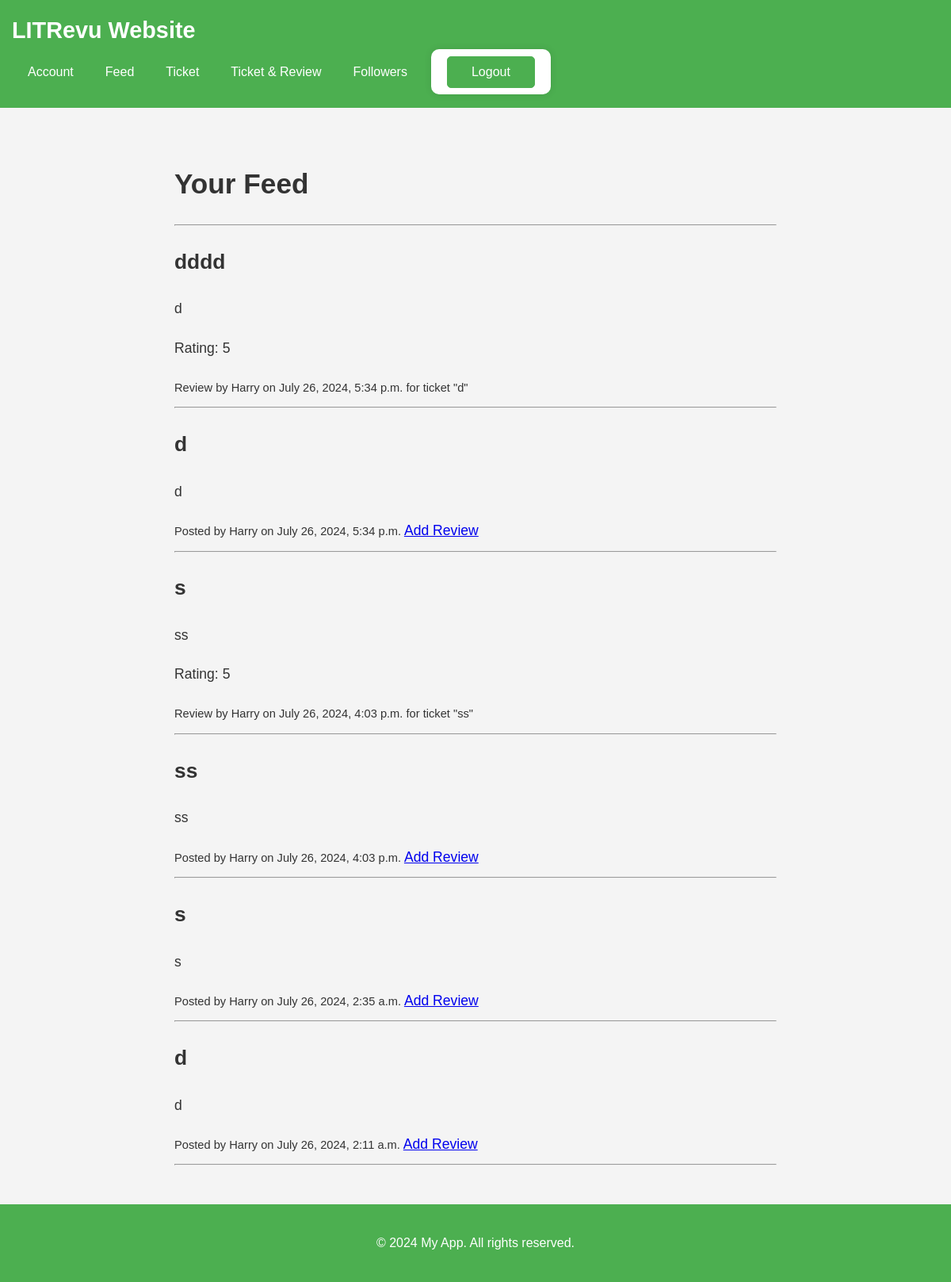
The page /feed/ (signed in) on the database as committed earlier.
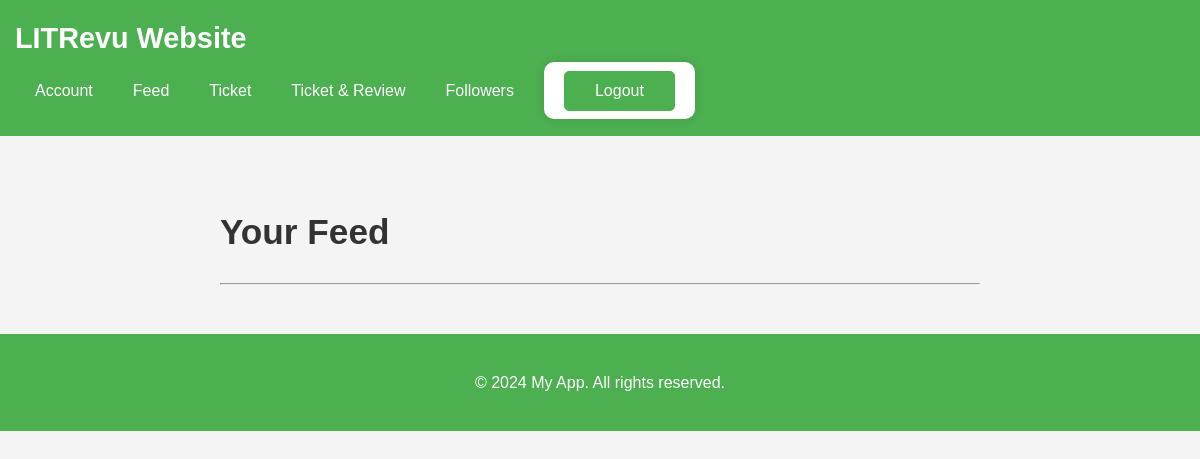
The same page on the database as committed later.
### myapp/models.py (models this page shows, shortened)
class Review(models.Model):
    ticket = models.ForeignKey(to=Ticket, on_delete=models.CASCADE)
    rating = models.PositiveSmallIntegerField(
        validators=[MinValueValidator(0), MaxValueValidator(5)]
    )
    headline = models.CharField(max_length=128)
    body = models.TextField(max_length=8192, blank=True)
    user = models.ForeignKey(to=settings.AUTH_USER_MODEL, on_delete=models.CASCADE)
    time_created = models.DateTimeField(auto_now_add=True)

class Ticket(models.Model):
    title = models.CharField(max_length=128)
    description = models.TextField(max_length=2048, blank=True)
    user = models.ForeignKey(to=settings.AUTH_USER_MODEL, on_delete=models.CASCADE)
    image = models.ImageField(upload_to="tickets/", null=True, blank=True)
    time_created = models.DateTimeField(auto_now_add=True)

### myapp/views.py (the view)
# urls.py: path("feed/", views.feed, name="feed"),
@login_required
def feed(request):
    following_users = [follow.followed_user for follow in request.user.following.all()]
    blocked_users = [
        block.blocked for block in UserBlock.objects.filter(blocker=request.user)
    ]
    tickets = (
        Ticket.objects.filter(user__in=following_users)
        .exclude(user__in=blocked_users)
        .annotate(content_type=Value("TICKET", CharField()))
    )
    reviews = (
        Review.objects.filter(user__in=following_users)
        .exclude(user__in=blocked_users)
        .annotate(content_type=Value("REVIEW", CharField()))
    )
    combined = sorted(
        list(tickets) + list(reviews), key=lambda x: x.time_created, reverse=True
    )
    return render(
        request,
        "feed.html",
        context={"posts": combined, "media_url": settings.MEDIA_URL},
    )

### myapp/context_processors.py (called while the page is built)
def media_url(request):
    return {"media_url": settings.MEDIA_URL}

### myapp/templates/feed.html (shortened to what this page needs)
{% extends 'base.html' %}
{% block content %}
<h1>Your Feed</h1>
<hr>
{% for item in posts %}
    {% if item.content_type == 'TICKET' %}
        <div>
            <h2>{{ item.title }}</h2>
            <p>{{ item.description }}</p>
            <small>Posted by {{ item.user.username }} on {{ item.time_created }}</small>
            <a href="{% url 'myapp:create_review' item.id %}">Add Review</a>
        </div>
    {% elif item.content_type == 'REVIEW' %}
        <div>
            <h2>{{ item.headline }}</h2>
            <p>{{ item.body }}</p>
            <p>Rating: {{ item.rating }}</p>
            <small>Review by {{ item.user.username }} on {{ item.time_created }} for ticket "{{ item.ticket.title }}"</small>
        </div>
    {% endif %}
    <hr>
{% endfor %}
{% endblock %}

Rows that differ between the two databases and show on the page:
removed Review: headline "dddd", body "d", rating "5", user.username "Harry", time_created "July 26, 2024, 5:34 p.m.", ticket "d"
removed Ticket: title "d", description "d", user.username "Harry", time_created "July 26, 2024, 5:34 p.m."
removed Review: headline "s", body "ss", rating "5", user.username "Harry", time_created "July 26, 2024, 4:03 p.m.", ticket "ss"
removed Ticket: title "ss", description "ss", user.username "Harry", time_created "July 26, 2024, 4:03 p.m."
removed Ticket: title "s", description "s", user.username "Harry", time_created "July 26, 2024, 2:35 a.m."
removed Ticket: title "d", description "d", user.username "Harry", time_created "July 26, 2024, 2:11 a.m."
